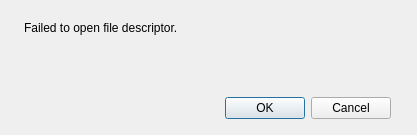
<?xml version="1.0" encoding="UTF-8"?>
<ui version="4.0">
 <class>Dialog</class>
 <widget class="QDialog" name="Dialog">
  <property name="geometry">
   <rect>
    <x>0</x>
    <y>0</y>
    <width>417</width>
    <height>135</height>
   </rect>
  </property>
  <property name="windowTitle">
   <string>Dialog</string>
  </property>
  <layout class="QVBoxLayout" name="verticalLayout_4">
   <item>
    <layout class="QVBoxLayout" name="verticalLayout">
     <property name="rightMargin">
      <number>5</number>
     </property>
     <property name="bottomMargin">
      <number>5</number>
     </property>
     <item>
      <layout class="QHBoxLayout" name="horizontalLayout">
       <item>
        <widget class="QLabel" name="image_label">
         <property name="maximumSize">
          <size>
           <width>100</width>
           <height>100</height>
          </size>
         </property>
         <property name="text">
          <string/>
         </property>
         <property name="pixmap">
          <pixmap resource="res.qrc">:/new/prefix1/res/red.png</pixmap>
         </property>
         <property name="scaledContents">
          <bool>true</bool>
         </property>
        </widget>
       </item>
       <item>
        <layout class="QHBoxLayout" name="horizontalLayout_2">
         <property name="topMargin">
          <number>10</number>
         </property>
         <property name="rightMargin">
          <number>10</number>
         </property>
         <item>
          <layout class="QVBoxLayout" name="verticalLayout_2">
           <item>
            <widget class="QLabel" name="label">
             <property name="maximumSize">
              <size>
               <width>16777215</width>
               <height>100</height>
              </size>
             </property>
             <property name="text">
              <string>Failed to open file descriptor.</string>
             </property>
             <property name="alignment">
              <set>Qt::AlignmentFlag::AlignLeading|Qt::AlignmentFlag::AlignLeft|Qt::AlignmentFlag::AlignTop</set>
             </property>
             <property name="wordWrap">
              <bool>true</bool>
             </property>
            </widget>
           </item>
           <item>
            <widget class="QDialogButtonBox" name="buttonBox">
             <property name="orientation">
              <enum>Qt::Orientation::Horizontal</enum>
             </property>
             <property name="standardButtons">
              <set>QDialogButtonBox::StandardButton::Cancel|QDialogButtonBox::StandardButton::Ok</set>
             </property>
            </widget>
           </item>
          </layout>
         </item>
        </layout>
       </item>
      </layout>
     </item>
    </layout>
   </item>
  </layout>
 </widget>
 <resources>
  <include location="res.qrc"/>
 </resources>
 <connections>
  <connection>
   <sender>buttonBox</sender>
   <signal>accepted()</signal>
   <receiver>Dialog</receiver>
   <slot>accept()</slot>
   <hints>
    <hint type="sourcelabel">
     <x>248</x>
     <y>254</y>
    </hint>
    <hint type="destinationlabel">
     <x>157</x>
     <y>274</y>
    </hint>
   </hints>
  </connection>
  <connection>
   <sender>buttonBox</sender>
   <signal>rejected()</signal>
   <receiver>Dialog</receiver>
   <slot>reject()</slot>
   <hints>
    <hint type="sourcelabel">
     <x>316</x>
     <y>260</y>
    </hint>
    <hint type="destinationlabel">
     <x>286</x>
     <y>274</y>
    </hint>
   </hints>
  </connection>
 </connections>
</ui>
